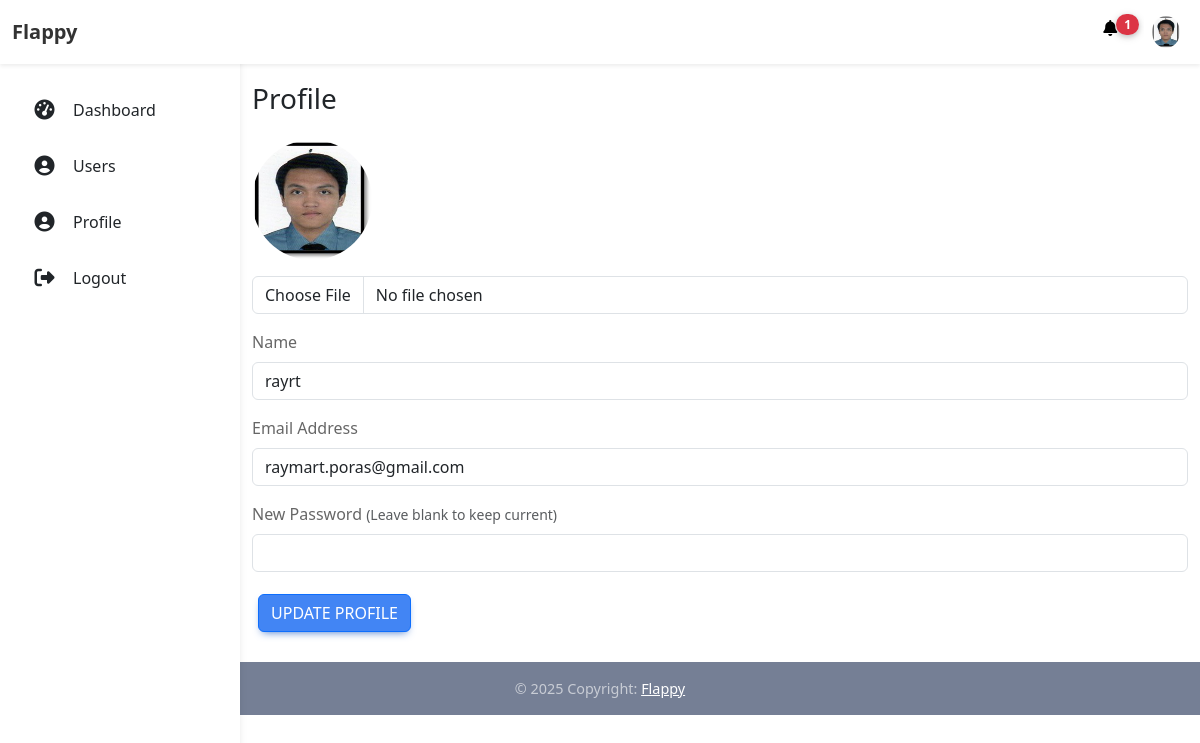
The app's page /admin_profile.php (signed in) with its own data.
### tables this page shows
CREATE TABLE `users` (
  `id` int(11) NOT NULL,
  `name` varchar(100) DEFAULT NULL,
  `email` varchar(100) DEFAULT NULL,
  `password` varchar(255) DEFAULT NULL,
  `user_type` enum('admin','seller','customer') NOT NULL,
  `create_on` datetime NOT NULL DEFAULT current_timestamp() ON UPDATE current_timestamp(),
  `profile_image` longblob DEFAULT NULL
);

### admin_profile.php (the view, shortened to what this page needs)
<?php
include("api/conn.php");
$user_id = $_SESSION['user_id'];
$query = "SELECT name, email, profile_image FROM users WHERE id = ?";
$stmt = $conn->prepare($query);
$stmt->bind_param('i', $user_id);
$stmt->execute();
$stmt->bind_result($name, $email, $profile_image);
$image_src = $profile_image ? 'img/' . $profile_image : 'https://via.placeholder.com/150';
?>
<!DOCTYPE html>
<html lang="en">
<head>
    <link rel="stylesheet" href="https://use.fontawesome.com/releases/v5.11.2/css/all.css">
    <link href="css/bootstrap.min.css" rel="stylesheet">
    <link href="css/mdb.min.css" rel="stylesheet">
    <link href="css/style.min.css" rel="stylesheet">
    <link href="https://cdn.jsdelivr.net/npm/bootstrap@5.3.0/dist/css/bootstrap.min.css" rel="stylesheet">
    <link href="https://cdnjs.cloudflare.com/ajax/libs/mdb-ui-kit/6.4.0/mdb.min.css" rel="stylesheet" />
</head>
<body>
    <header>
        <?php include 'admin_slidebar.php'?>
        <?php include 'admin_navbar.php'?>
    </header>
    <main style="margin-top: 58px;">
    <div class="container pt-4">
    <h3 class="mb-4">Profile</h3>
    <form action="" method="POST" enctype="multipart/form-data">
        <div class="mb-3">
            <img src="<?= $image_src ?>" alt="Profile" class="rounded-circle mb-3" width="120" height="120">
            <input type="file" name="profile_image" class="form-control">
        </div>
        <div class="mb-3">
            <label class="form-label">Name</label>
            <input type="text" name="name" class="form-control" required value="<?= htmlspecialchars($name) ?>">
        </div>
        <div class="mb-3">
            <label class="form-label">Email Address</label>
            <input type="email" name="email" class="form-control" required value="<?= htmlspecialchars($email) ?>">
        </div>
        <div class="mb-3">
            <label class="form-label">New Password <small class="text-muted">(Leave blank to keep current)</small></label>
            <input type="password" name="password" class="form-control">
        </div>
        <button type="submit" name="update" class="btn btn-primary">Update Profile</button>
    </form>
</div>
    </main>
    <?php include 'footer.php'; ?>
</body>
</html>

### admin_navbar.php (shortened to what this page needs)
<nav id="main-navbar" class="navbar navbar-expand-lg navbar-light bg-white fixed-top shadow-sm">
    <div class="container-fluid">
        <a class="navbar-brand" href="#" style="font-weight: 600; font-size: 1.25rem; color: #333;">
            Flappy
        </a>
        <ul class="navbar-nav ms-auto d-flex flex-row">
            <li class="nav-item dropdown">
                <a
                    data-mdb-dropdown-init class="nav-link me-3 me-lg-0 dropdown-toggle "
                    href="#"
                    id="navbarDropdownMenuLink"
                    role="button"
                    data-mdb-toggle="dropdown"
                    aria-expanded="false">
                    <i class="fas fa-bell"></i>
                    <span class="badge rounded-pill badge-notification bg-danger">1</span>
                </a>
            </li>
            <li class="nav-item dropdown">
                <a
                    data-mdb-dropdown-init class="nav-link dropdown-toggle hidden-arrow d-flex align-items-center"
                    href="#"
                    id="navbarDropdownMenuLink"
                    role="button"
                    data-mdb-toggle="dropdown"
                    aria-expanded="false">
                    <img
                        src="<?= $image_src ?>"
                        class="rounded-circle"
                        height="32"
                        alt="Avatar"
                        loading="lazy" />
                </a>
            </li>
        </ul>
    </div>
</nav>

### admin_profile.php (style rules this page uses)
body { background-color: #fbfbfb; }
@media (min-width: 991.98px) { main { padding-left: 240px; } }

### records on screen
users: profile_image (placeholder picture), name "rayrt", email "raymart.poras@gmail.com"
